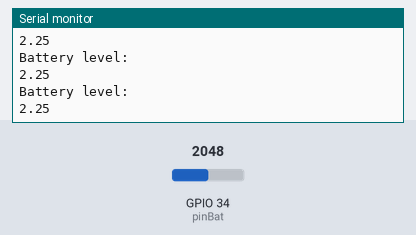
The sketch below on a simulated ESP32. Shown: the last lines printed to the serial monitor. The test bench sets the inputs (shaded band); at power-on: GPIO 34 (pinBat) = 2048.

Above: at 2.2 s.
2.3 s: GPIO 34 (pinBat) set to 2866
At 2.9 s:
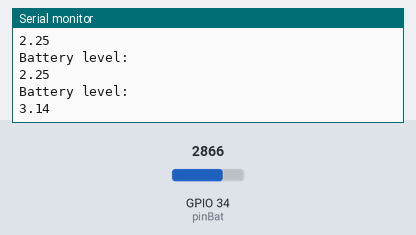
3.8 s: GPIO 34 (pinBat) set to 3603
At 4.4 s:
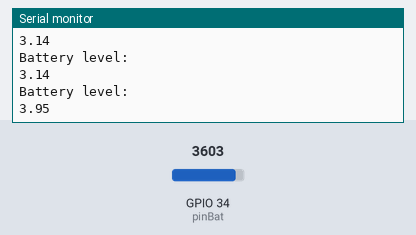
Timing chart, 0 to 6.8 s (numbered marks = the images above; inputs shaded):
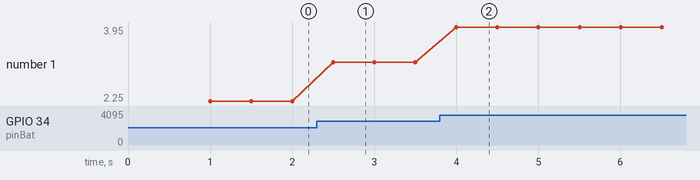

Measured:
- after the input at 2.3 s, the serial monitor: prints a new line after 0.20 s (image 1)
- after the input at 3.8 s, the serial monitor: prints a new line after 0.20 s (image 2)
- plotted number 1: 2.25 → 3.14 after the input at 2.3 s, 3.14 → 3.95 after the input at 3.8 s

The sketch:

analogRead.ino
```cpp
#include <Arduino.h>

// Pin connected to battery
// (use a 10/5k resistor as protection)
const int pinBat = 34;

// If it is expected a voltage below 3.3V use a voltage divider to
// don't broke the input pin.

void setup() {
    Serial.begin(115200);
    delay(1000);
}

void loop() {

    Serial.println("Battery level: ");
    unsigned value = map(analogRead(pinBat), 0, 4095, 0, 450);
    Serial.println(value/100.);
    delay(500);
}
```
